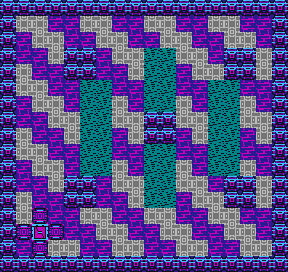

This game map was drawn from its Tiled (.tmx) file and the tilesets committed beside it. A one-line description and the full map source follow:
An orthogonal 18x17 tile map with 16x16 px tiles, 1 tile layer (tilemap), 1 hidden layer not drawn and 7 objects (6x npc, transfer).

<map version="1.0" tiledversion="1.1.3" orientation="orthogonal" renderorder="right-down" width="18" height="17" tilewidth="16" tileheight="16" infinite="0" nextobjectid="8">
 <properties>
  <property name="background_tile" type="int" value="68" />
  <property name="bgm" value="town" />
 </properties>
 <tileset firstgid="1" source="tileset.tsx" />
 <layer name="tilemap" width="18" height="17" locked="1">
  <data encoding="csv">
69,69,69,69,69,69,69,69,69,69,69,69,69,69,69,69,69,69,
69,70,70,72,72,70,70,72,72,70,70,72,72,70,70,72,72,69,
69,72,70,70,72,72,70,70,72,72,70,70,72,72,70,70,72,69,
69,72,72,70,69,69,72,70,70,81,81,70,70,72,69,69,70,69,
69,70,72,72,69,69,72,72,70,81,81,72,70,70,69,69,70,69,
69,70,70,72,72,81,81,72,72,81,81,72,72,81,81,72,72,69,
69,72,70,70,72,81,81,70,72,81,81,70,72,81,81,70,72,69,
69,72,72,70,70,81,81,70,70,69,69,70,70,81,81,70,70,69,
69,70,72,72,70,81,81,72,70,69,69,72,70,81,81,72,70,69,
69,70,70,72,72,81,81,72,72,81,81,72,72,81,81,72,72,69,
69,72,70,70,72,81,81,70,72,81,81,70,72,81,81,70,72,69,
69,72,72,70,69,69,72,70,70,81,81,70,70,72,69,69,70,69,
69,70,72,72,69,69,72,72,70,81,81,72,70,70,69,69,70,69,
69,70,74,72,72,70,70,72,72,70,70,72,72,70,70,72,72,69,
69,74,76,74,72,72,70,70,72,72,70,70,72,72,70,70,72,69,
69,72,74,70,70,72,72,70,70,72,72,70,70,72,72,70,70,69,
69,69,69,69,69,69,69,69,69,69,69,69,69,69,69,69,69,69
</data>
 </layer>
 <layer name="collision" width="18" height="17" visible="0" locked="1">
  <data encoding="csv">
256,256,256,256,256,256,256,256,256,256,256,256,256,256,256,256,256,256,
256,0,0,0,0,0,0,0,0,0,0,0,0,0,0,0,0,256,
256,0,0,0,0,0,0,0,0,0,0,0,0,0,0,0,0,256,
256,0,0,0,256,256,0,0,0,256,256,0,0,0,256,256,0,256,
256,0,0,0,256,256,0,0,0,256,256,0,0,0,256,256,0,256,
256,0,0,0,0,256,256,0,0,256,256,0,0,256,256,0,0,256,
256,0,0,0,0,256,256,0,0,256,256,0,0,256,256,0,0,256,
256,0,0,0,0,256,256,0,0,256,256,0,0,256,256,0,0,256,
256,0,0,0,0,256,256,0,0,256,256,0,0,256,256,0,0,256,
256,0,0,0,0,256,256,0,0,256,256,0,0,256,256,0,0,256,
256,0,0,0,0,256,256,0,0,256,256,0,0,256,256,0,0,256,
256,0,0,0,256,256,0,0,0,256,256,0,0,0,256,256,0,256,
256,0,0,0,256,256,0,0,0,256,256,0,0,0,256,256,0,256,
256,0,0,0,0,0,0,0,0,0,0,0,0,0,0,0,0,256,
256,0,0,0,0,0,0,0,0,0,0,0,0,0,0,0,0,256,
256,0,0,0,0,0,0,0,0,0,0,0,0,0,0,0,0,256,
256,256,256,256,256,256,256,256,256,256,256,256,256,256,256,256,256,256
</data>
 </layer>
 <objectgroup name="object">
  <object id="1" name="road_to_cockpit_4" type="transfer" gid="242" x="32" y="240" width="16" height="16">
   <properties>
    <property name="transfer_map" value="road_to_cockpit_4" />
    <property name="transfer_x" type="int" value="7" />
    <property name="transfer_y" type="int" value="7" />
   </properties>
  </object>
  <object id="2" name="skeleton-1" type="npc" gid="241" x="16" y="176" width="16" height="16">
   <properties>
    <property name="animation" value="down" />
    <property name="sprite" value="skeleton" />
   </properties>
  </object>
  <object id="3" name="skeleton-2" type="npc" gid="241" x="96" y="256" width="16" height="16">
   <properties>
    <property name="animation" value="down" />
    <property name="sprite" value="skeleton" />
   </properties>
  </object>
  <object id="4" name="dolphin-1" type="npc" gid="241" x="80" y="144" width="16" height="16">
   <properties>
    <property name="animation" value="down" />
    <property name="sprite" value="dolphin" />
   </properties>
  </object>
  <object id="5" name="dolphin-2" type="npc" gid="241" x="144" y="96" width="16" height="16">
   <properties>
    <property name="animation" value="down" />
    <property name="sprite" value="dolphin" />
   </properties>
  </object>
  <object id="6" name="orca-1" type="npc" gid="241" x="144" y="176" width="16" height="16">
   <properties>
    <property name="animation" value="down" />
    <property name="sprite" value="orca" />
   </properties>
  </object>
  <object id="7" name="orca-2" type="npc" gid="241" x="208" y="144" width="16" height="16">
   <properties>
    <property name="animation" value="down" />
    <property name="sprite" value="orca" />
   </properties>
  </object>
 </objectgroup>
</map>
